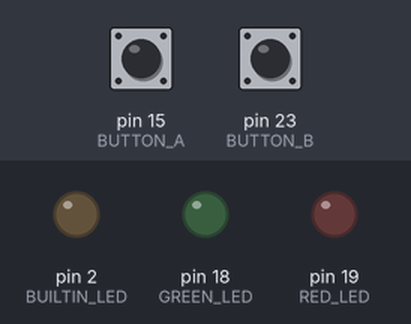
The sketch below on a simulated Arduino Mega 2560, built with avr-gcc and run on an emulated ATmega2560. Shown: output pins drawn as LEDs (lit = HIGH). Inputs (shaded band) come from the test bench; at power-on: pin 15 (BUTTON_A) HIGH, pin 23 (BUTTON_B) HIGH.

Above: at 1.2 s.
1.3 s: pin 15 (BUTTON_A) pulled LOW for 0.15 s
At 2.6 s:
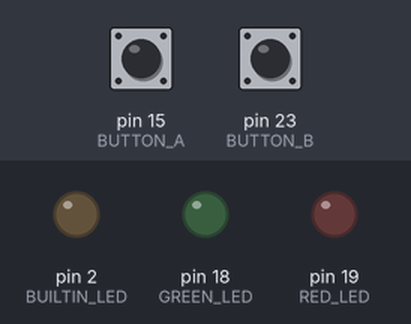
3.0 s: pin 23 (BUTTON_B) pulled LOW for 0.15 s
At 3.9 s:
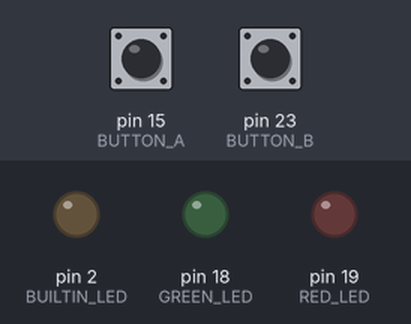
4.7 s: pin 15 (BUTTON_A) pulled LOW for 1 s
At 5.3 s:
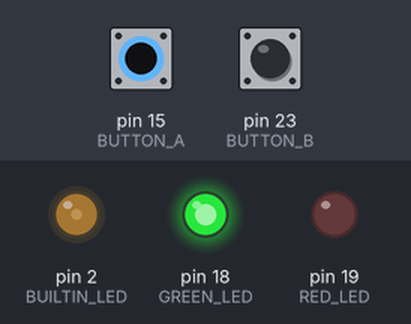
7.2 s: pin 23 (BUTTON_B) pulled LOW for 1 s
At 8.0 s:
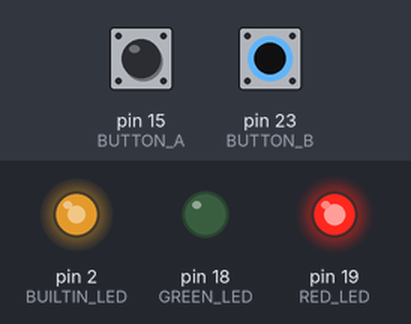
9.7 s: pin 23 (BUTTON_B) pulled LOW for 3.2 s
At 14.0 s:
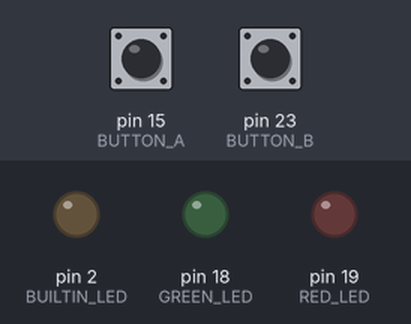
14.4 s: pin 15 (BUTTON_A) pulled LOW for 3.2 s
At 15.1 s:
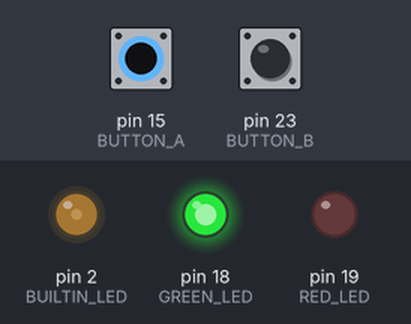
Timing chart, 0 to 19.1 s (numbered marks = the images above; inputs shaded):
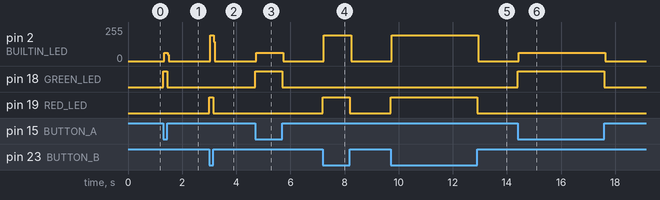

Measured:
- after the input at 1.3 s, pin 2 (BUILTIN_LED): 0/255 → 63/255 at once, → 0/255 0.12 s later; pin 18 (GREEN_LED): LOW → HIGH at once, → LOW 0.15 s later
- after the input at 3.0 s, pin 2 (BUILTIN_LED): 0/255 → 192/255 at once, → 0/255 0.12 s later; pin 19 (RED_LED): LOW → HIGH at once, → LOW 0.15 s later
- after the input at 4.7 s, pin 2 (BUILTIN_LED): 0/255 → 63/255 at once, → 0/255 1.0 s later; pin 18 (GREEN_LED): LOW → HIGH at once, → LOW 1.0 s later
- after the input at 7.2 s, pin 2 (BUILTIN_LED): 0/255 → 193/255 at once, → 0/255 1.0 s later; pin 19 (RED_LED): LOW → HIGH at once, → LOW 1.0 s later
- after the input at 9.7 s, pin 2 (BUILTIN_LED): 0/255 → 193/255 at once, → 0/255 3.2 s later; pin 19 (RED_LED): LOW → HIGH at once, → LOW 3.2 s later
- after the input at 14.4 s, pin 2 (BUILTIN_LED): 0/255 → 63/255 at once, → 0/255 3.2 s later; pin 18 (GREEN_LED): LOW → HIGH at once, → LOW 3.2 s later

The sketch:

bonus_3_red_alert.ino
```cpp
// Project 01, Bonus 3 - Red Alert
// Button B lights the red lamp AND the built-in LED.
// The built-in LED also follows Button A, as before.

const int BUTTON_A    = 15;
const int BUTTON_B    = 23;
const int GREEN_LED   = 18;
const int RED_LED     = 19;
const int BUILTIN_LED = 2;

void setup() {
  pinMode(BUTTON_A, INPUT_PULLUP);
  pinMode(BUTTON_B, INPUT_PULLUP);
  pinMode(GREEN_LED, OUTPUT);
  pinMode(RED_LED, OUTPUT);
  pinMode(BUILTIN_LED, OUTPUT);
}

void loop() {
  digitalWrite(GREEN_LED, !digitalRead(BUTTON_A));
  digitalWrite(RED_LED, !digitalRead(BUTTON_B));
  digitalWrite(BUILTIN_LED, !digitalRead(BUTTON_A));   // follows A ...
  digitalWrite(BUILTIN_LED, !digitalRead(BUTTON_B));   // ... and then B
}
```
